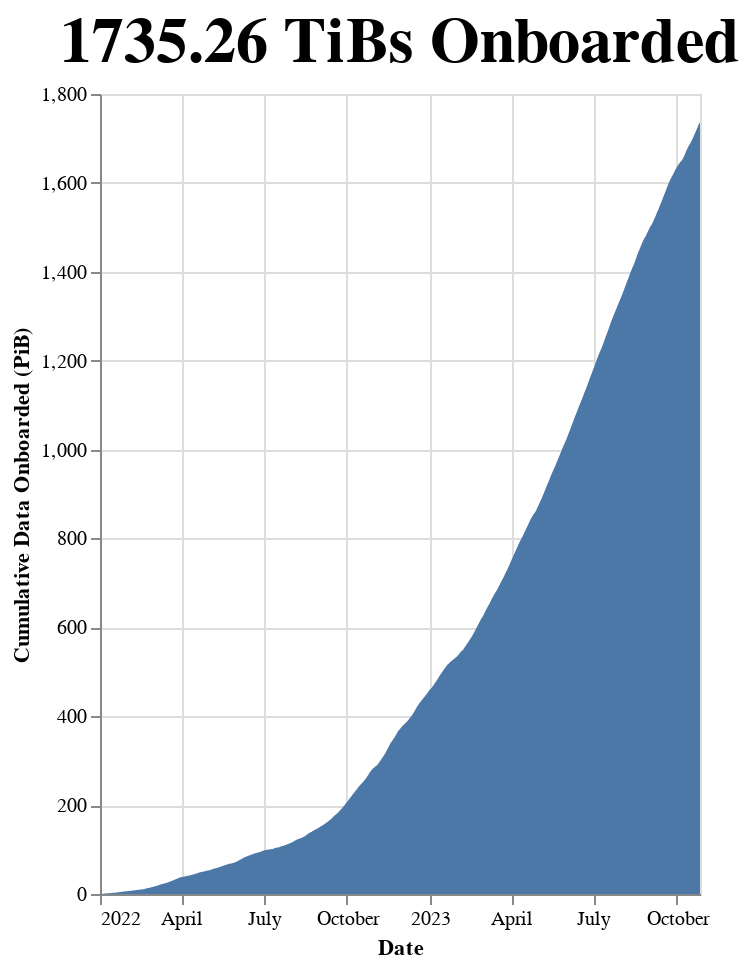

The code cell stored with this chart in its notebook:
### Markdown cell above
### Cumulative Data Onboarded

### Code cell
# | output: true

total_data_onboarded = df["onboarded_tibs"].sum()
df["cumulative_data"] = df["onboarded_tibs"].cumsum()

alt.Chart(df).mark_area().encode(
    x=alt.X("date:T", title="Date"),
    y=alt.Y("cumulative_data:Q", title="Cumulative Data Onboarded (PiB)"),
    tooltip=[
        alt.Tooltip("date:T", title="Date"),
        alt.Tooltip("cumulative_data:Q",
                    title="Cumulative Data Onboarded (PiB)"),
    ],
).properties(
    width="container",
    height=400,
    title=f"{total_data_onboarded:.2f} TiBs Onboarded",
).configure_title(fontSize=32)

### Figure 1 — Vega-Lite specification as saved in the notebook (floating-point values rounded to 4 significant figures; data arrays with more than 128 entries replaced by an {"elided": "..."} marker saying what was removed)
{"usermeta": {"embedOptions": {"theme": "powerbi"}}, "config": {"view": {"continuousWidth": 300, "continuousHeight": 300}, "title": {"fontSize": 32}}, "data": {"name": "data-1ac7c4b2b44064f5e0f486df69971af6"}, "mark": {"type": "area"}, "encoding": {"tooltip": [{"field": "date", "title": "Date", "type": "temporal"}, {"field": "cumulative_data", "title": "Cumulative Data Onboarded (PiB)", "type": "quantitative"}], "x": {"field": "date", "title": "Date", "type": "temporal"}, "y": {"field": "cumulative_data", "title": "Cumulative Data Onboarded (PiB)", "type": "quantitative"}}, "height": 400, "title": "1735.26 TiBs Onboarded", "width": "container", "$schema": "https://vega.github.io/schema/vega-lite/v5.15.1.json", "datasets": {"data-1ac7c4b2b44064f5e0f486df69971af6": {"elided": "665 records"}}}
